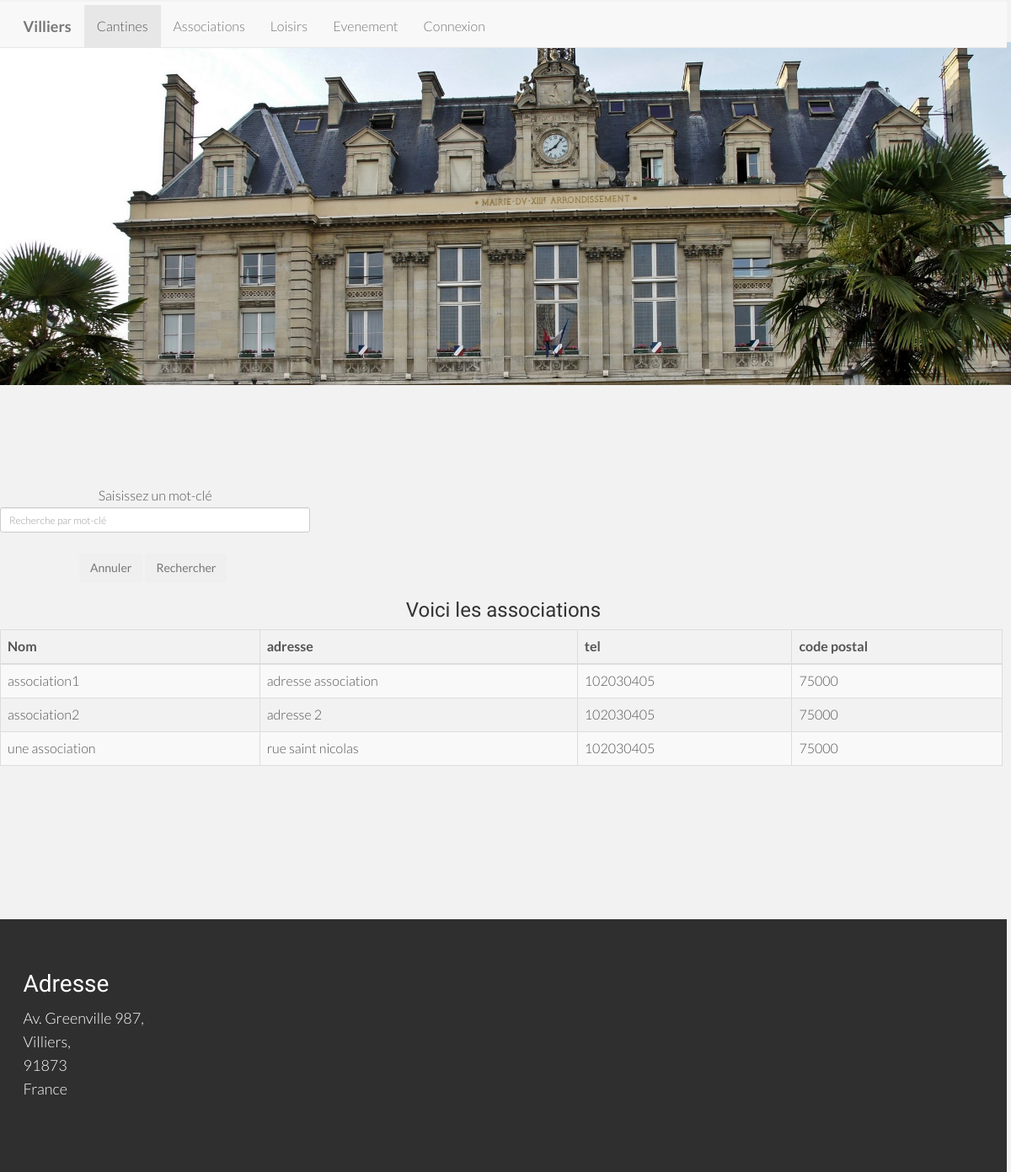
/index.php?HS=4, run on the app's committed database.
### tables this page shows
create table association
(idA int(3) not null auto_increment,
libelleA varchar(50),
adresse varchar(50),
tel char(10),
codeP int,
dateA date,
primary key(idA)
);

### controleur/controleur.class.php (called while the page is built, shortened)
<?php
    require_once("modele/modele.class.php");
    class Controleur
    {
        private $unModele;
        public function __construct($serveur, $bdd, $user, $mdp)
        {
            $this->unModele = new Modele ($serveur, $bdd, $user, $mdp);
        }
        public function setTable($uneTable)
        {
            $this->unModele->setTable($uneTable);
        }
        public function selectALL ()
        {
            return $this->unModele->selectALL ();
        }
    }
?>

### modele/modele.class.php (called while the page is built, shortened)
<?php
	class Modele
	{
			private $pdo, $table;
			public function __construct($serveur, $bdd, $user, $mdp)
			{
				$this->pdo=null;
				try{
					$this->pdo = new PDO ("mysql:host=".$serveur.";dbname=".$bdd,$user,$mdp);
				}
				catch (PDOException $exp)
				{
					echo "Erreur de connexion à la base de données";
				}
			}
		public function setTable ($uneTable)
		{
			$this->table=$uneTable;
		}
		public function selectALL ()
		{
			if ($this->pdo !=null)
			{
				$requete = "select * from ".$this->table.";";
					$select = $this->pdo->prepare ($requete);
					$select->execute ();
					return $select->fetchALL();
			}
			else
			{
				return null;
			}
		}
	}
?>

### vue/tableau_association.php (the view, shortened to what this page needs)
					<center>
					<h3> Voici les associations </h3>
					<div class="table-responsive" id="sailorTableArea">
<table id="sailorTable" class="table table-striped table-bordered" width="25%">
<thead>
			<tr>
					 <th> Nom </th>
					 <th> adresse </th>
					 <th> tel </th>
					 <th> code postal </th>
			</tr>
</thead>
<tbody>
					 <?php
					foreach ($lesLignes as $uneLigne)
					{
						echo "<tr> <td>".$uneLigne['libelleA']." </td>
						<td> ".$uneLigne['adresse']." </td>
						<td>".$uneLigne['tel']." </td>
						<td>".$uneLigne['codeP']." </td>
						</tr>";
					}
					?>
</tbody>
					</table>
					</center>

### index.php (shortened to what this page needs)
<?php
	require_once ("controleur/controleur.class.php");
	$unControleur = new Controleur ("localhost", "mairie", "root", "");
?>
<!DOCTYPE html>
<html lang="en">
<head>
  <link href="lib/bootstrap/css/bootstrap.min.css" rel="stylesheet">
  <link href="css/style.css" rel="stylesheet">
</head>
<body data-spy="scroll" data-offset="0" data-target="#navigation">
  <?php
  if (isset($_SESSION['idP']))
  {
	  include("vue/nav_connexion.php");
  }else{
	  include("vue/nav.php");
  }
  ?>
            <img src="img/mairie15.png" width="100%"height="10%" >
<center>
<br>
<?php
	if(isset($_GET['HS']))
	{
		switch ($_GET['HS'])
				{
					case 4:
						include("vue/recherche.php");
						$unControleur->setTable("association");
						$lesLignes = $unControleur->selectALL();
						include("vue/tableau_association.php");
						break;
				}
	}
	?>
</center>
<br><br><br><br><br>
    <div id="footerwrap">
      <div class="container">
          <h3>Adresse</h3>
          <p>
            Av. Greenville 987,<br/> Villiers,<br/> 91873
            <br/> France
          </p>
      </div>
    </div>
</body>
</html>

### vue/nav.php (shortened to what this page needs)
<div id="navigation" class="navbar navbar-default navbar-fixed-top">
    <div class="container">
      <div class="navbar-header">
        <a class="navbar-brand smothscroll" href="#home"><b>Villiers</b></a>
      </div>
      <div class="navbar-collapse collapse">
        <ul class="nav navbar-nav">
          <li class="active"><a href="index.php?HS=1">Cantines</a></li>
          <li><a href="index.php?HS=4">Associations</a></li>
          <li><a href="index.php?HS=2">Loisirs</a></li>
          <li><a href="index.php?HS=3">Evenement</a></li>
		  <li><a href="index.php?HS=5">Connexion</a></li>
        </ul>
      </div>
    </div>
  </div>

### vue/recherche.php (shortened to what this page needs)
<bR>
<bR>
<bR>
<bR>
    <div>
        <div class="row">
            <div class="col-md-4 offset-md-4">
            <div class="card text-center card  bg-default mb-3">
              <div class="card-header">
                Saisissez un mot-clé
              </div>
              <div class="card-body">
                            <form method="post" action="">
                   <input type="text" name="recherche" class="form-control input-sm chat-input" placeholder="Recherche par mot-clé" />
                            <div class="card-footer text-muted">
                            <input type ="reset" name ="Annuler" value ="Annuler" class="btn btn-secondary">
                            <input type ="submit" name ="valider" value="Rechercher" class="btn btn-secondary">
                        </div>
                    </form>
            </div>
        </div>
        </div>
    </div>

### style/style.css (style rules this page uses)
div { margin:2px 5px 0 0; }

### css/style.css (style rules this page uses)
body { background-color: #f2f2f2; font-family: "Lato"; font-weight: 300; font-size: 16px; color: #555; padding-top: 50px; -webkit-font-smoothing: antialiased; -webkit-overflow-scrolling: touch; }
h1, h2, h3, h4, h5, h6 { font-family: "Raleway"; font-weight: 300; color: #333; }
p { line-height: 28px; margin-bottom: 25px; }
a { color: #000000; word-wrap: break-word; -webkit-transition: color 0.1s ease-in, background 0.1s ease-in; -moz-transition: color 0.1s ease-in, background 0.1s ease-in; -ms-transition: color 0.1s ease-in, background 0.1s ease-in; -o-transition: color 0.1s ease-in, background 0.1s ease-in; transition: color 0.1s ease-in, background 0.1s ease-in; }
a:before, a:after { -webkit-transition: color 0.1s ease-in, background 0.1s ease-in; -moz-transition: color 0.1s ease-in, background 0.1s ease-in; -ms-transition: color 0.1s ease-in, background 0.1s ease-in; -o-transition: color 0.1s ease-in, background 0.1s ease-in; transition: color 0.1s ease-in, background 0.1s ease-in; }
#footerwrap { background-color: #2f2f2f; color: white; padding-top: 40px; padding-bottom: 60px; text-align: left; }
#footerwrap h3 { font-size: 28px; color: white; }
#footerwrap p { color: white; font-size: 18px; }

### data on the page
association: libelleA "association1", adresse "adresse association", tel "102030405", codeP "75000"
association: libelleA "association2", adresse "adresse 2", tel "102030405", codeP "75000"
association: libelleA "une association", adresse "rue saint nicolas", tel "102030405", codeP "75000"
